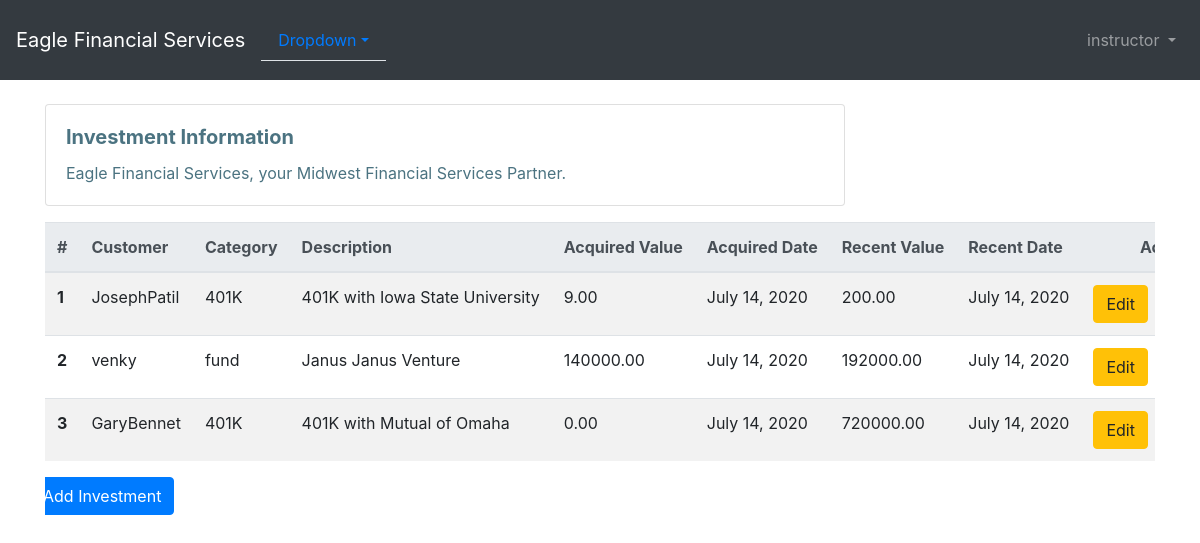
Before: /investment_list/ (signed in) with the older database file.
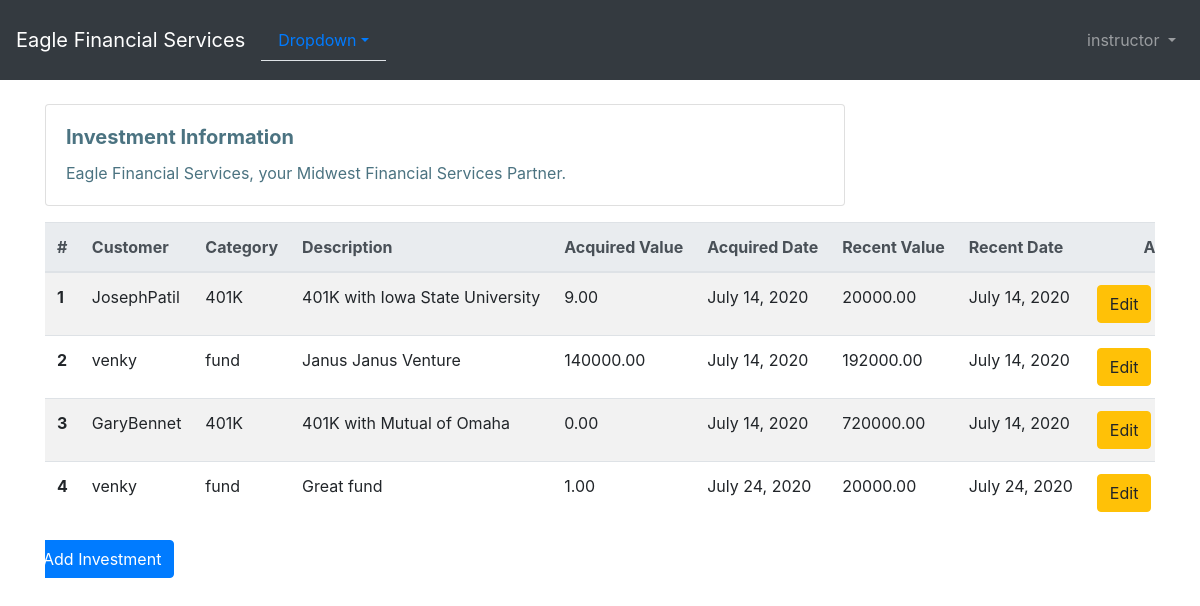
After: the same page with the newer database file.
### users/models.py (models this page shows)
class CustomUser(AbstractUser):
    first_name = models.CharField(max_length=20)
    last_name = models.CharField(max_length = 20)
    email  = models.EmailField(max_length=25)
    is_customer = models.BooleanField('customer', default=True)
    is_FinancialAdvisor = models.BooleanField('FinancialAdvisor', default=False,
                                              help_text='check it if you want to sign up as Financial Advisor')
    def __str__(self):
        return '{}'.format(self.username)

### portfolio/models.py (models this page shows, shortened)
class Investment(models.Model):
    user = models.ForeignKey(Customer, on_delete=models.CASCADE,related_name='investment')
    category = models.CharField(max_length=50)
    description = models.CharField(max_length=200)
    acquired_value = models.DecimalField(max_digits=10, decimal_places=2)
    acquired_date = models.DateField(default=timezone.now)
    recent_value = models.DecimalField(max_digits=10, decimal_places=2)
    recent_date = models.DateField(default=timezone.now, blank=True, null=True)

class Customer(models.Model):
    user = models.ForeignKey(CustomUser, on_delete=models.CASCADE,)
    name = models.CharField(max_length=50)
    address = models.CharField(max_length=200)
    cust_number = models.IntegerField(blank=False, null=False)
    city = models.CharField(max_length=50)
    state = models.CharField(max_length=50)
    zipcode = models.CharField(max_length=10)
    email = models.EmailField(max_length=200)
    cell_phone = models.CharField(max_length=50)
    created_date = models.DateTimeField(
        default=timezone.now)
    updated_date = models.DateTimeField(auto_now_add=True)
    def __str__(self):
        return str(self.user)

### portfolio/views.py (the view)
# urls.py: path('investment_list/', views.investment_list, name = 'investment_list'),
@login_required
def investment_list(request):
    investment = Investment.objects.all()
    return render(request, 'portfolio/investment_list.html', {'investment':investment})

### portfolio/templates/portfolio/investment_list.html (shortened to what this page needs)
{% extends 'portfolio/base.html' %}
{% block content %}
  <div class="card mb-3"style="max-width: 50rem;color:#4B7381;">
  <div class="card-body">
    <h5 class="card-title"><b>Investment Information</b></h5>
    <p class="card-text">Eagle Financial Services, your Midwest Financial Services Partner.</p>
  </div>
</div>
{% if request.user.is_superuser or request.user.is_FinancialAdvisor %}
<div  class="table-responsive text-nowrap">
  <table class="table table-striped">
    <thead class="thead-light">
      <tr>
        <th scope="col">#</th>
        <th scope="col">Customer</th>
        <th scope="col">Category</th>
        <th width="50%">Description</th>
        <th scope="col">Acquired Value</th>
        <th scope="col">Acquired Date</th>
        <th scope="col">Recent Value</th>
        <th scope="col">Recent Date</th>
        <th colspan="3" style=" text-align: center;">Actions</th>
      </tr>
    </thead>
    <tbody>
     {% for investment in investment %}
        <tr>
          <th scope="row">{{forloop.counter}}</th>
           <td>{{ investment.user }}</td>
           <td>{{ investment.category }}</td>
           <td>{{ investment.description }}</td>
           <td>{{ investment.acquired_value }}</td>
           <td>{{ investment.acquired_date }}</td>
           <td>{{ investment.recent_value }}</td>
           <td>{{ investment.recent_date }}</td>
           <td><a href="{% url 'portfolio:investment_edit' pk=investment.pk %}" class="btn btn-warning">Edit</a>
        </tr>
     {% endfor %}
    </tbody>
  </table>
    <div class="row">
        <a href="{% url 'portfolio:investment_new' %}"><span class="btn btn-primary">Add Investment</span></a>
    </div>
</div>
{% endif  %}
{% endblock content %}

### portfolio/templates/portfolio/base.html (shortened to what this page needs)
<!doctype html>
<html lang="en">
  <head>
    <link rel="stylesheet" href="https://stackpath.bootstrapcdn.com/bootstrap/4.1.3/css/bootstrap.min.css">
  </head>
    <body>
    <nav class="navbar navbar-expand-md navbar-dark bg-dark mb-4" style=" height: 80px;">
      <a class="navbar-brand" href="{% url 'portfolio:home' %}">Eagle Financial Services</a>
        <ul class="nav nav-tabs" id="myTab" role="tablist">
         <li class="nav-item dropdown">
              <a class="nav-link dropdown-toggle" data-toggle="dropdown" href="#" role="button" aria-haspopup="true" aria-expanded="false">Dropdown</a>
        </li>
        </ul>
      <div class="collapse navbar-collapse" id="navbarCollapse">
        {% if user.is_authenticated %}
          <ul class="navbar-nav ml-auto">
            <li class="nav-item">
              <a class="nav-link dropdown-toggle" href="#" id="userMenu"\
              data-toggle="dropdown" aria-haspopup="true" aria-expanded\
              ="false">
                {{ user.username }}
              </a>
            </li>
          </ul>
        {% endif %}
      </div>
    </nav>
    <div class="container">
      {% block content %}
      {% endblock content %}
    </div>
  </body>
</html>

Changed rows visible on the page:
changed Investment "401K with Iowa State University": recent_value "200.00" → "20000.00"
added Investment: user "venky", category "fund", description "Great fund", acquired_value "1.00", acquired_date "July 24, 2020", recent_value "20000.00", recent_date "July 24, 2020"
